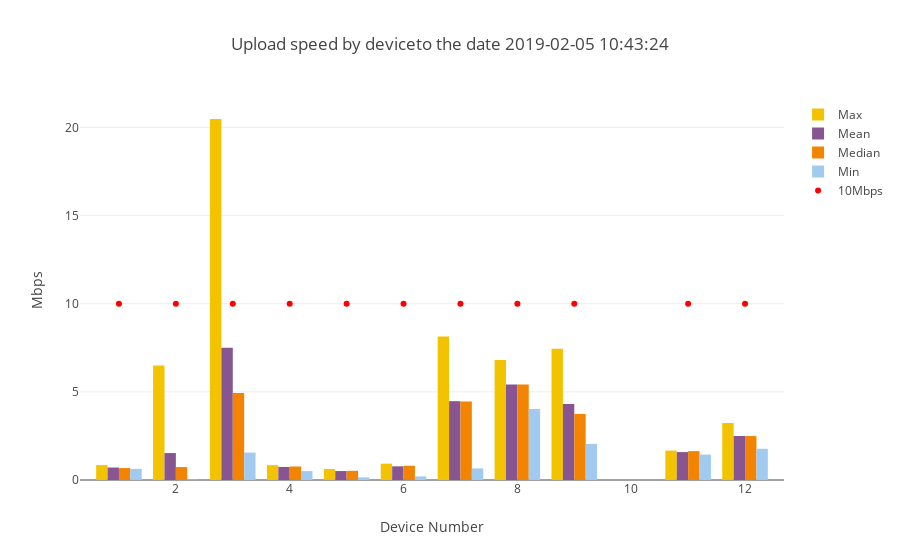

Notebook code for this chart:
### Code cell
upload_summary=mean_max_median_min_by1(upload_df,'UPLOAD')
device_numbers_u=upload_summary["SK_PI"].unique()
upload_line=go.Scatter(x=device_numbers_u,y=[10] * len(device_numbers_u), mode='markers',marker=dict(color='red'), name='10Mbps')

combined_bar_plot_4traces(xvalues=upload_summary["SK_PI"],
                         yvalues1=upload_summary["max"],
                         yvalues2=upload_summary["mean"],
                         yvalues3=upload_summary["median"],
                         yvalues4=upload_summary["min"],
                         name1="Max",
                         name2="Mean",
                         name3="Median",
                         name4="Min",
                         title="Upload speed by device"+ title_tail,
                         ytitle="Mbps",
                         line=upload_line,
                         stack=False)

### Figure 1 — Plotly figure (JSON) as saved in the notebook; plotly's stock layout.template omitted (floating-point values rounded to 4 significant figures)
{"data": [{"marker": {"color": "#F3C300"}, "name": "Max", "type": "bar", "x": [1, 2, 3, 4, 5, 6, 7, 8, 9, 11, 12], "y": [0.844, 6.492, 20.48, 0.842, 0.62, 0.926, 8.141, 6.81, 7.444, 1.669, 3.236]}, {"marker": {"color": "#875692"}, "name": "Mean", "type": "bar", "x": [1, 2, 3, 4, 5, 6, 7, 8, 9, 11, 12], "y": [0.7072, 1.53, 7.499, 0.7423, 0.508, 0.7755, 4.472, 5.422, 4.308, 1.584, 2.499]}, {"marker": {"color": "#F38400"}, "name": "Median", "type": "bar", "x": [1, 2, 3, 4, 5, 6, 7, 8, 9, 11, 12], "y": [0.677, 0.733, 4.936, 0.766, 0.5205, 0.808, 4.454, 5.422, 3.748, 1.638, 2.493]}, {"marker": {"color": "#A1CAF1"}, "name": "Min", "type": "bar", "x": [1, 2, 3, 4, 5, 6, 7, 8, 9, 11, 12], "y": [0.631, 0.0232, 1.556, 0.504, 0.15, 0.205, 0.659, 4.035, 2.048, 1.444, 1.772]}, {"marker": {"color": "red"}, "mode": "markers", "name": "10Mbps", "type": "scatter", "x": [1, 2, 3, 4, 5, 6, 7, 8, 9, 11, 12], "y": [10, 10, 10, 10, 10, 10, 10, 10, 10, 10, 10]}], "layout": {"title": "Upload speed by deviceto the date 2019-02-05 10:43:24", "xaxis": {"title": "Device Number"}, "yaxis": {"title": "Mbps"}}}
